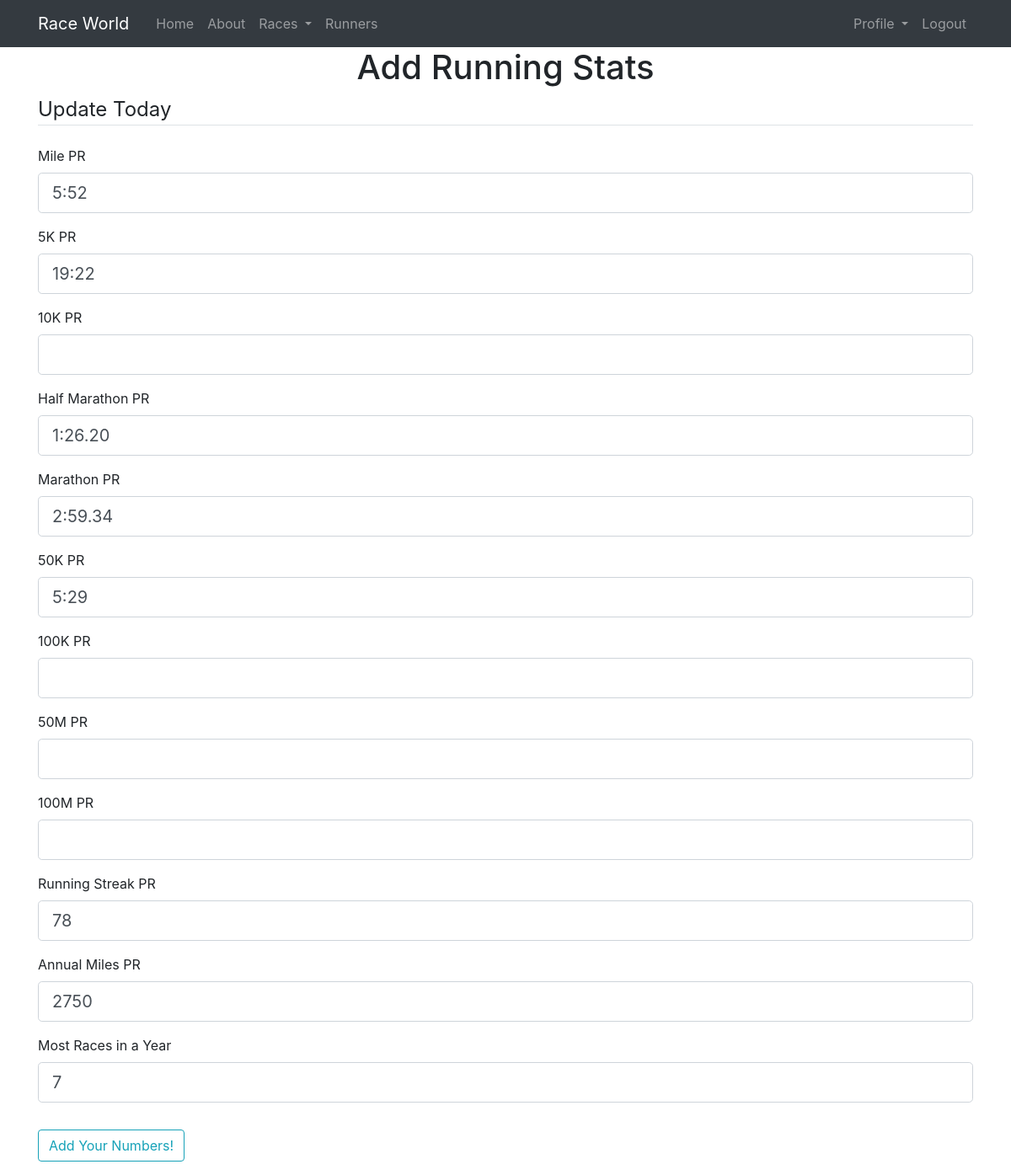
The page /runners/testuser/update-running-stats (signed in) on the database its author committed.
### raceworld/models.py (models this page shows, shortened)
class RunningStatistics(db.Model):
    __tablename__ = 'runningstatistics'
    id = db.Column(db.Integer, primary_key=True)
    mile_pr = db.Column(db.String(10))
    fivek_pr = db.Column(db.String(10))
    tenk_pr = db.Column(db.String(10))
    half_pr = db.Column(db.String(10))
    marathon_pr = db.Column(db.String(10))
    fiftyk_pr = db.Column(db.String(10))
    hundredk_pr = db.Column(db.String(10))
    fiftym_pr = db.Column(db.String(10))
    hundredm_pr = db.Column(db.String(10))
    running_streak_pr = db.Column(db.Integer)
    annual_miles_pr = db.Column(db.Integer)
    most_races_year = db.Column(db.Integer)
    user_id = db.Column(db.Integer, db.ForeignKey('user.id'), nullable=False,  unique=True)

### raceworld/routes.py (the view)
@app.route("/runners/<string:username>/update-running-stats", methods=['GET', 'POST'])
@login_required
def update_running_stats(username):
    form = RunningStatisticsForm()
    if form.validate_on_submit():
        current_user.running_stats.mile_pr=form.mile_pr.data
        current_user.running_stats.fivek_pr=form.fivek_pr.data
        current_user.running_stats.tenk_pr=form.tenk_pr.data
        current_user.running_stats.half_pr=form.half_pr.data
        current_user.running_stats.marathon_pr=form.marathon_pr.data
        current_user.running_stats.fiftyk_pr=form.fiftyk_pr.data
        current_user.running_stats.hundredk_pr=form.hundredk_pr.data
        current_user.running_stats.fiftym_pr=form.fiftym_pr.data
        current_user.running_stats.hundredm_pr=form.hundredm_pr.data
        current_user.running_stats.running_streak_pr=form.running_streak_pr.data
        current_user.running_stats.annual_miles_pr=form.annual_miles_pr.data
        current_user.running_stats.most_races_year=form.most_races_year.data
        db.session.commit()
        flash(f'Stats updated for {current_user.username}!', 'success')
        return redirect(url_for('runner', username=current_user.username))
    elif request.method == 'GET':
        form.mile_pr.data=current_user.running_stats.mile_pr
        form.fivek_pr.data=current_user.running_stats.fivek_pr
        form.tenk_pr.data=current_user.running_stats.tenk_pr
        form.half_pr.data=current_user.running_stats.half_pr
        form.marathon_pr.data=current_user.running_stats.marathon_pr
        form.fiftyk_pr.data=current_user.running_stats.fiftyk_pr
        form.hundredk_pr.data=current_user.running_stats.hundredk_pr
        form.fiftym_pr.data=current_user.running_stats.fiftym_pr
        form.hundredm_pr.data=current_user.running_stats.hundredm_pr
        form.running_streak_pr.data=current_user.running_stats.running_streak_pr
        form.annual_miles_pr.data=current_user.running_stats.annual_miles_pr
        form.most_races_year.data=current_user.running_stats.most_races_year
    return render_template('add_running_stats.html', form=form)

### raceworld/forms.py
class RunningStatisticsForm(FlaskForm):
  mile_pr = StringField('Mile PR')
  fivek_pr = StringField('5K PR')
  tenk_pr = StringField('10K PR')
  half_pr = StringField('Half Marathon PR')
  marathon_pr = StringField('Marathon PR')
  fiftyk_pr = StringField('50K PR')
  hundredk_pr = StringField('100K PR')
  fiftym_pr = StringField('50M PR')
  hundredm_pr = StringField('100M PR')
  running_streak_pr = StringField('Running Streak PR')
  annual_miles_pr = StringField('Annual Miles PR')
  most_races_year = StringField('Most Races in a Year')
  submit = SubmitField('Add Your Numbers!')

### raceworld/models.py (called while the page is built)
@login_manager.user_loader
def load_user(user_id):
    return User.query.get(int(user_id))

### raceworld/templates/add_running_stats.html (shortened to what this page needs)
{% extends "layout.html" %}
{% block content  %}
    <h1>Add Running Stats</h1>
    <div class="content-section">
        <form method="POST" action="">
            <fieldset class="form-group">
                <legend class="border-bottom mb-4">Update Today</legend>
                <div class="form-group">
                    {{ render_field(form.mile_pr) }}
                </div>
                <div class="form-group">
                    {{ render_field(form.fivek_pr) }}
                </div>
                <div class="form-group">
                    {{ render_field(form.tenk_pr) }}
                </div>
                <div class="form-group">
                    {{ render_field(form.half_pr) }}
                </div>
                <div class="form-group">
                    {{ render_field(form.marathon_pr) }}
                </div>
                <div class="form-group">
                    {{ render_field(form.fiftyk_pr) }}
                </div>
                <div class="form-group">
                    {{ render_field(form.hundredk_pr) }}
                </div>
                 <div class="form-group">
                    {{ render_field(form.fiftym_pr) }}
                </div>
                 <div class="form-group">
                    {{ render_field(form.hundredm_pr) }}
                </div>
                 <div class="form-group">
                    {{ render_field(form.running_streak_pr) }}
                </div>
                 <div class="form-group">
                    {{ render_field(form.annual_miles_pr) }}
                </div>
                <div class="form-group">
                    {{ render_field(form.most_races_year) }}
                </div>
            </fieldset>
            <div class="form-group">
                {{ form.submit(class="btn btn-outline-info") }}
            </div>
        </form>
    </div>
{% endblock content %}

### raceworld/templates/_render_field.html
{% macro render_field(field) %}
{{ field.label(class="form-control-label") }}
{% if field.errors %}
    {{ field(class="form-control form-control-lg is-invalid") }}
    <div class="invalid-feedback">
        {% for error in field.errors %}
            <span>{{ error }}</span>
        {% endfor %}
    </div>
{% else %}
    {{ field(class="form-control form-control-lg") }}
{% endif %}
{% endmacro %}

### raceworld/static/styles.css (style rules this page uses)
h1, h2, h3, h4, h5, h6 .center { text-align: center; }
h1 { text-align: center; }

### rows shown on the page
RunningStatistics: mile_pr "5:52", fivek_pr "19:22", half_pr "1:26.20", marathon_pr "2:59.34", fiftyk_pr "5:29", running_streak_pr "78", annual_miles_pr "2750", most_races_year "7"

### other values the page prints
{{ field.label(class="form-control-label") }} "Mile PR 5K PR 10K PR Half Marathon PR Marathon PR 50K PR 100K PR 50M PR 100M PR Running Streak PR Annual Miles PR Most Races in a Year"
